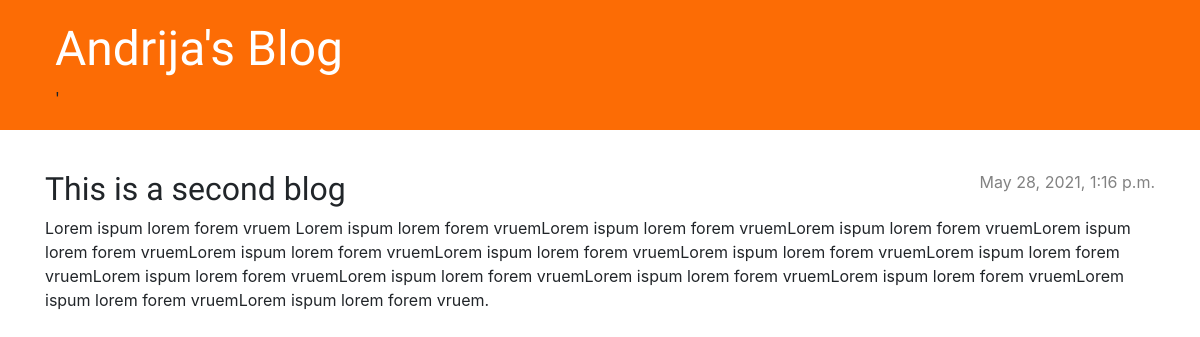
Before: /post/2/ with the older database file.
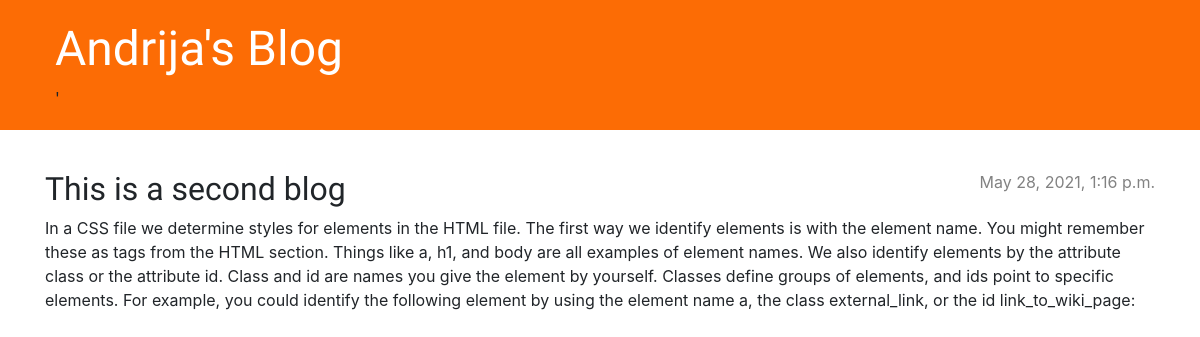
After: the same page with the newer database file.
### blog/models.py (models this page shows, shortened)
class Post(models.Model):
    author = models.ForeignKey(settings.AUTH_USER_MODEL, on_delete=models.CASCADE)
    title = models.CharField(max_length=200)
    text = models.TextField()
    created_date = models.DateTimeField(default=timezone.now)
    published_date = models.DateTimeField(blank=True, null=True)

### blog/views.py (the view)
# urls.py: path('post/<int:pk>/', views.post_detail, name='post_detail'),
def post_detail(request, pk):
    post = get_object_or_404(Post, pk=pk)
    return render(request, 'blog/post_detail.html', {'post': post})

### blog/templates/blog/post_detail.html
{% extends 'blog/base.html' %}
{% block content %}
    <article class="post">
        {% if post.published_date %}
            <time class="date">
                {{ post.published_date }}
            </time>
        {% endif %}
        <h2>{{ post.title }}</h2>
        <p>{{ post.text|linebreaksbr }}</p>
    </article>
{% endblock %}

Changed rows visible on the page:
changed Post "This is a second blog": text "Lorem ispum lorem forem vruem Lorem ispum lorem forem vruemLorem ispum lorem forem vruemLorem ispum lorem forem vruemLorem ispum lorem forem vruemLorem ispum lorem forem vruemLorem ispum lorem forem vruemLorem ispum lorem forem vruemLorem ispum lorem forem vruemLorem ispum lorem forem vruemLorem ispum lorem forem vruemLorem ispum lorem forem vruemLorem ispum lorem forem vruemLorem ispum lorem forem vruemLorem ispum lorem forem vruem." → "In a CSS file we determine styles for elements in the HTML file. The first way we identify elements is with the element name. You might remember these as tags from the HTML section. Things like a, h1, and body are all examples of element names. We also identify elements by the attribute class or the attribute id. Class and id are names you give the element by yourself. Classes define groups of elements, and ids point to specific elements. For example, you could identify the following element by using the element name a, the class external_link, or the id link_to_wiki_page:"
